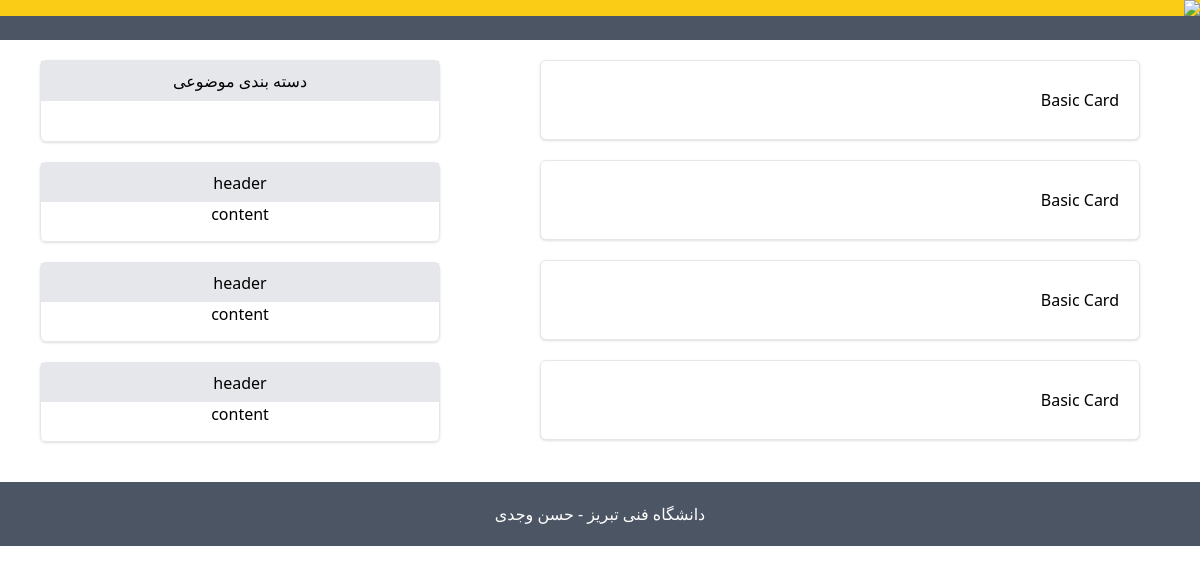
Before: / with the older database file.
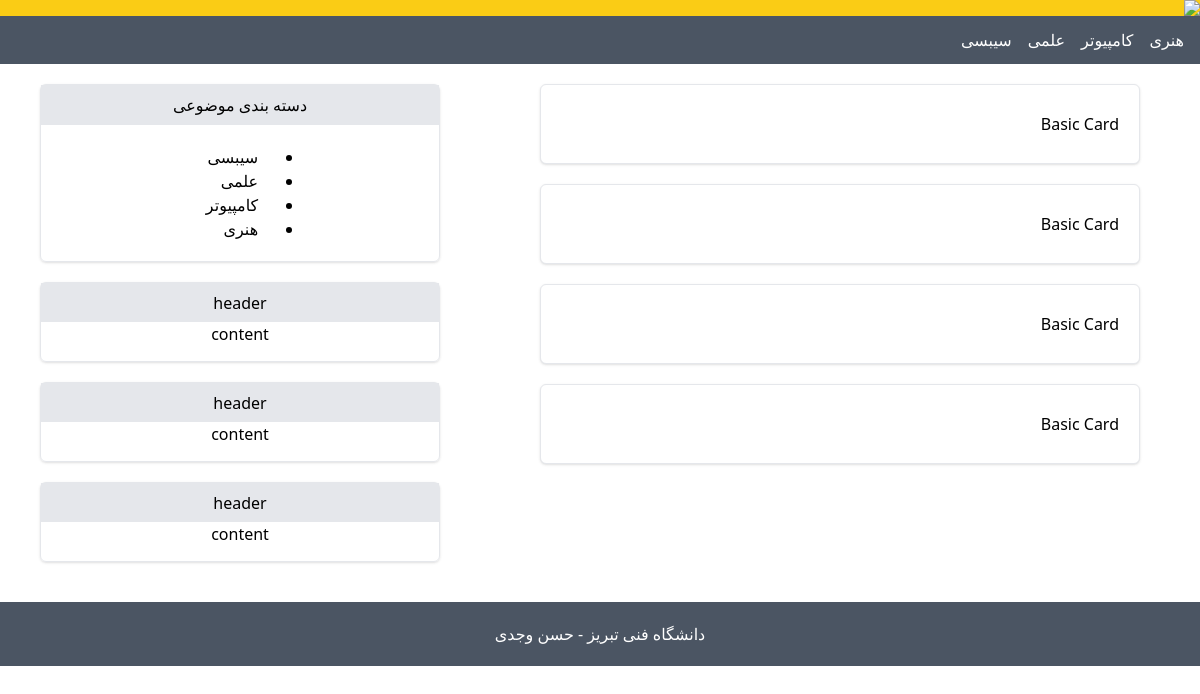
After: the same page with the newer database file.
### tables this page shows
CREATE TABLE IF NOT EXISTS `category` (
  `id` int(100) NOT NULL AUTO_INCREMENT,
  `name` varchar(200) NOT NULL,
  `description` mediumtext NOT NULL,
  PRIMARY KEY (`id`)
);

### index.php (the view, shortened to what this page needs)
<html lang="en">
<head>
    <script src="js/tailwind.js"></script>
</head>
<body style="padding:0px !important; margin:0px !important">
    <?php
    include_once("files/header.php")
?>
    <div class="max-w-full  h-fit flex">
        <div class="container w-2/5  ">
            <div class="container w-5/6 bg-white-500 mx-auto shadow border mt-5 rounded-md  h-fit">
                <div class="container bg-gray-200 h-10 flex items-center justify-center">
                    دسته بندی موضوعی
                </div>
                <div class="flex items-center justify-center h-fit py-5">
                <?php
                    require_once("inc/db_config.php");
                    $sql = "SELECT * FROM category";
                    $result = mysqli_query($conn, $sql);
                ?>
                <ul class="list-disc" style="direction:rtl">
                    <?php
                        while($row =  mysqli_fetch_assoc($result)){
                    ?>
                        <li class="pr-4"><?= $row["name"] ?></li>
                    <?php } ?>
                </ul>
                </div>
            </div>
            <div class="container w-5/6 bg-white-500 h-20 mx-auto shadow border mt-5 rounded-md f">
                <div class="container bg-gray-200 h-1/2 flex items-center justify-center">
                    header
                </div>
                <div class="flex items-center justify-center">
                    content
                </div>
            </div>
            <div class="container w-5/6 bg-white-500 h-20 mx-auto shadow border mt-5 rounded-md f">
                <div class="container bg-gray-200 h-1/2 flex items-center justify-center">
                    header
                </div>
                <div class="flex items-center justify-center">
                    content
                </div>
            </div>
            <div class="container w-5/6 bg-white-500 h-20 mx-auto shadow border mt-5 rounded-md f">
                <div class="container bg-gray-200 h-1/2 flex items-center justify-center">
                    header
                </div>
                <div class="flex items-center justify-center">
                    content
                </div>
            </div>
        </div>
        <div class="container w-3/5  h-30">
            <div
                class="container mx-auto bg-white h-20 w-5/6 mt-5 flex items-center justify-end rounded-md	border shadow">
                <span class="mr-5">Basic Card</span>
            </div>
            <div
                class="container mx-auto bg-white h-20 w-5/6 mt-5 flex items-center justify-end rounded-md	border shadow">
                <span class="mr-5">Basic Card</span>
            </div>
            <div
                class="container mx-auto bg-white h-20 w-5/6 mt-5 flex items-center justify-end rounded-md	border shadow">
                <span class="mr-5">Basic Card</span>
            </div>
            <div
                class="container mx-auto bg-white h-20 w-5/6 mt-5 flex items-center justify-end rounded-md	border shadow">
                <span class="mr-5">Basic Card</span>
            </div>
        </div>
    </div>
    <?php
    include_once("files/footer.php") ?>
</body>
</html>

### files/header.php (shortened to what this page needs)
<html lang="en">
<head>
</head>
<body>
    <div class="container  max-w-full bg-yellow-400 flex  justify-between">
        <img src="img/Logo.jpg">
    </div>
    <div class="container max-w-full bg-gray-600 flex justify-end py-3 text-white">
        <?php
            require_once("inc/db_config.php");
            $sql = "SELECT * FROM category";
            $result = mysqli_query($conn, $sql);
        ?>
        <?php
            while($row =  mysqli_fetch_assoc($result)){
        ?>
            <span class="pr-4"><?= $row["name"] ?></span>
        <?php } ?>
    </div>
</body>
</html>

Changed rows visible on the page:
added category: name "سیبسی"
added category: name "علمی"
added category: name "کامپیوتر"
added category: name "هنری"
